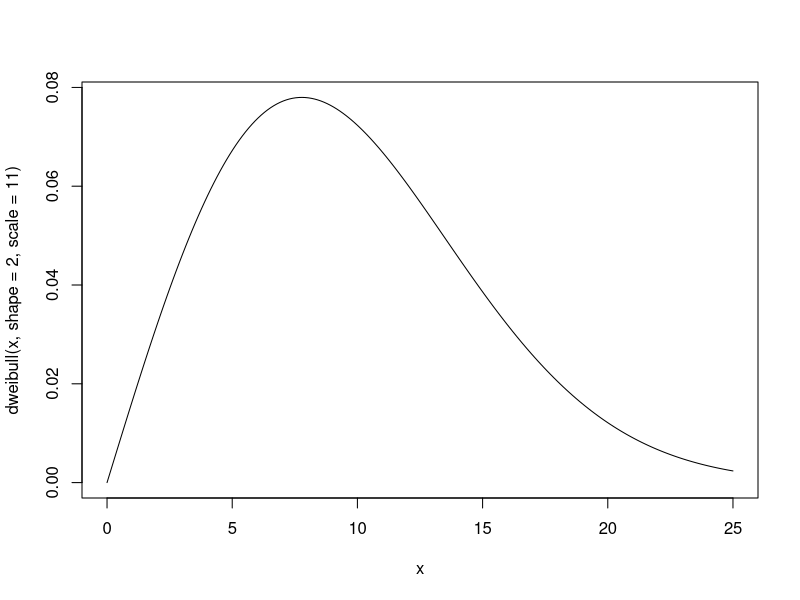
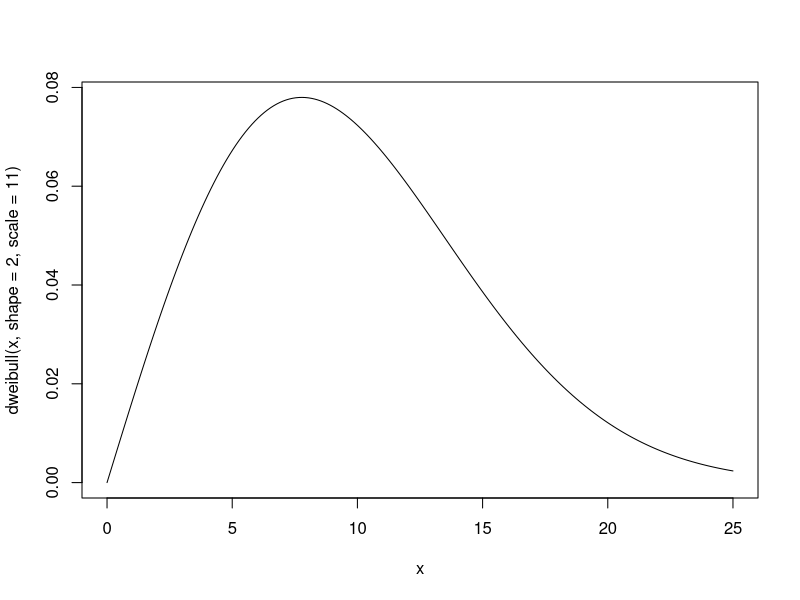

Generate these figures, in order, with R: (Note: this script raises an error after producing the figures.)

# -----------------------------------------------------------------------------
# What is the delay between the peak prevalence (I+Id) and the peak in case counts?

x <- seq(0, 25, length.out = 200);plot(x, dweibull(x, shape = 2, scale = 11), type = "l")
x <- seq(0, 25, length.out = 200);plot(x, dweibull(x, shape = 2, scale = 11), type = "l")
m_peak <- fit_seeiqr(
  daily_diffs, sampled_fraction1 = 0.1, sampled_fraction2 = 0.3,
  seeiqr_model = seeiqr_model, chains = 8, iter = 600,
  delayScale = 11,
  save_state_predictions = TRUE)
obj <- m_peak
post <- obj$post
variables_df <- dplyr::tibble(
  variable = names(obj$state_0),
  variable_num = seq_along(obj$state_0)
)
ts_df <- dplyr::tibble(time = obj$time, time_num = seq_along(obj$time))
states <- reshape2::melt(post$y_hat) %>%
  dplyr::rename(time_num = Var2, variable_num = Var3) %>%
  dplyr::left_join(variables_df, by = "variable_num") %>%
  dplyr::left_join(ts_df, by = "time_num") %>%
  as_tibble() %>%
  mutate(day = floor(time)) %>%
  dplyr::filter(variable %in% c("I", "Id")) %>%
  group_by(iterations, time) %>%
  summarize(I = value[variable == "I"], Id = value[variable == "Id"],
    prevalence = I + Id) %>%
  group_by(iterations) %>%
  dplyr::summarise(prevalence_peak = time[prevalence == max(prevalence)])

lambdas <- obj$post$lambda_d %>%
  reshape2::melt() %>%
  dplyr::rename(day = Var2) %>% as_tibble() %>%
  rename(case_count = value) %>%
  group_by(iterations) %>%
  dplyr::summarise(case_peak = day[case_count == max(case_count)])

both <- left_join(states, lambdas) %>%
  filter(case_peak != prevalence_peak) # one weird draw?
ggplot(tibble(delay = both$case_peak - both$prevalence_peak), aes(delay)) +
  geom_histogram(bins = 20)
ggsave("figs/delay-peak-prevalence.png", width = 5, height = 3.5)

states_timing <- states %>% mutate(start_decline = obj$stan_data$x_r[['start_decline']],
  end_decline = obj$stan_data$x_r[['end_decline']])
ggplot(states_timing, aes(prevalence_peak - start_decline)) + geom_histogram()
ggplot(states_timing, aes(prevalence_peak - end_decline)) + geom_histogram()
